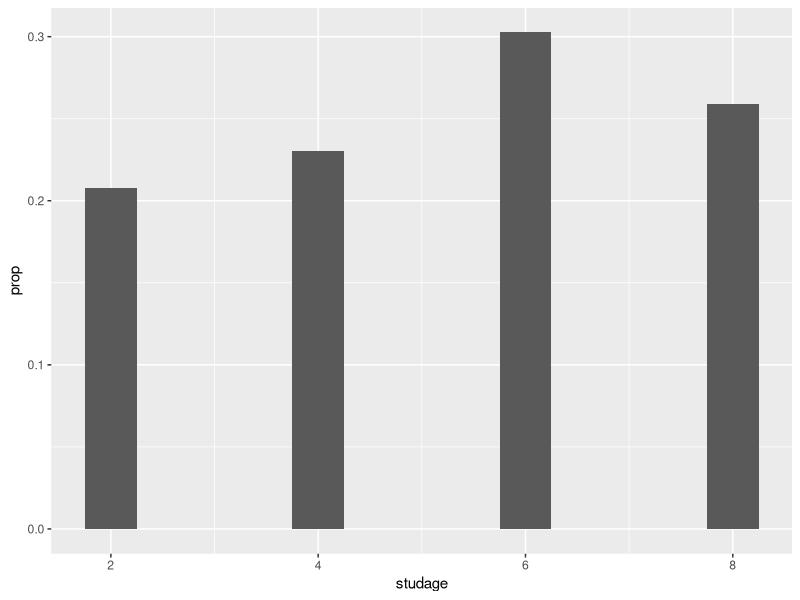
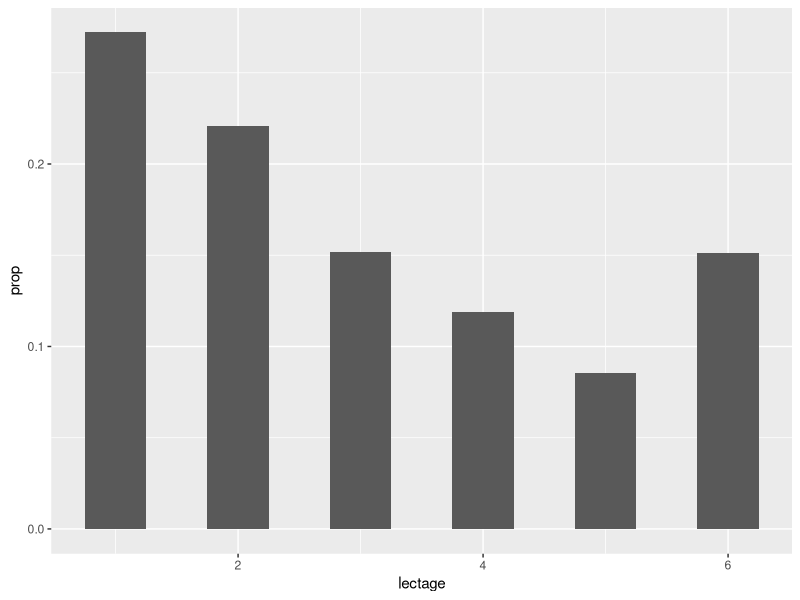
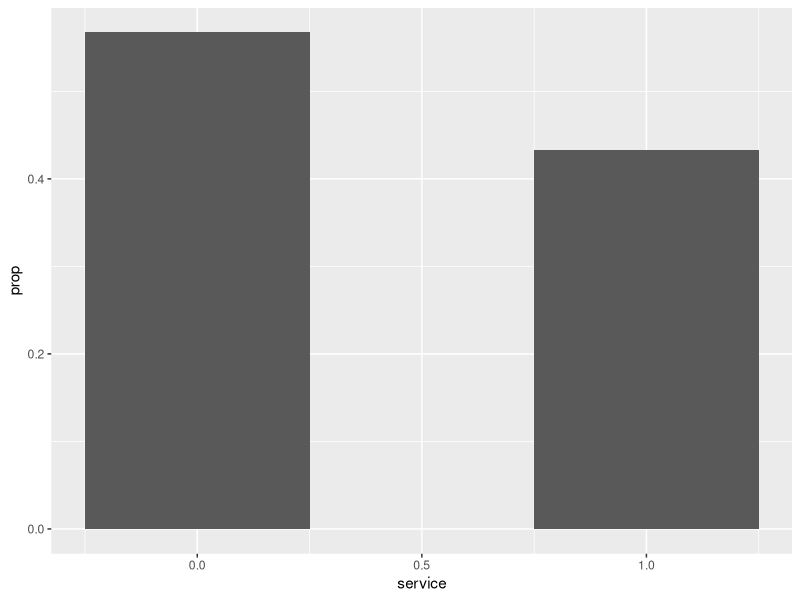
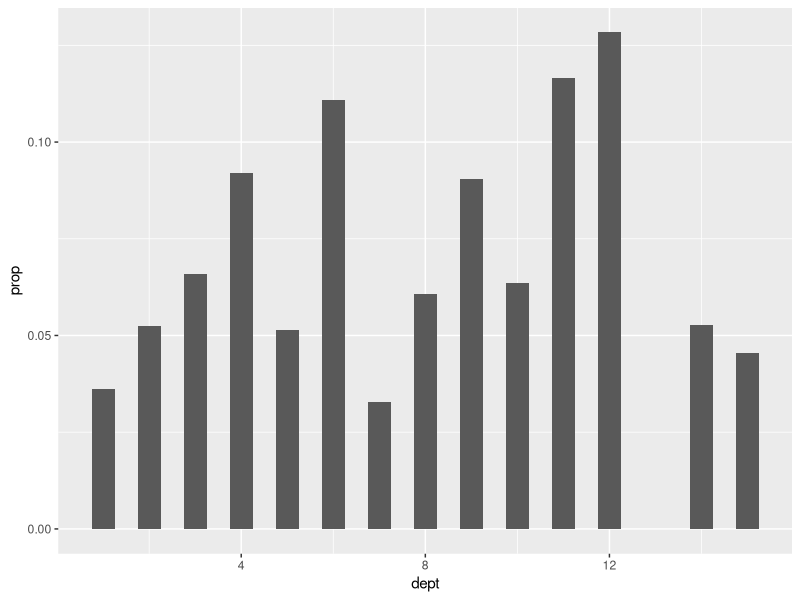
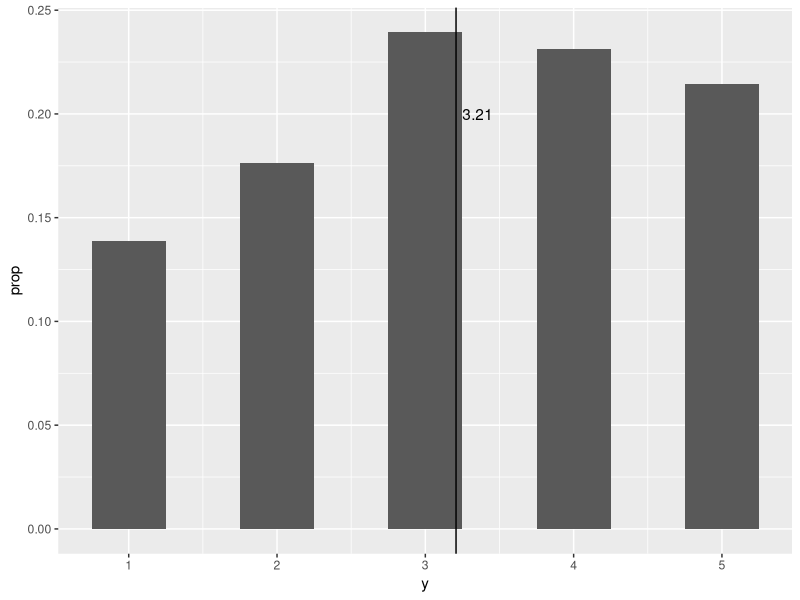
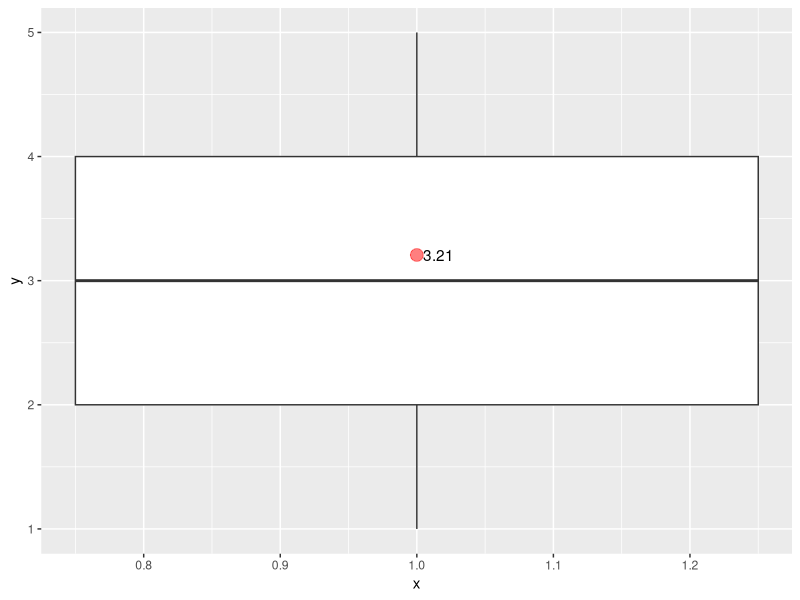
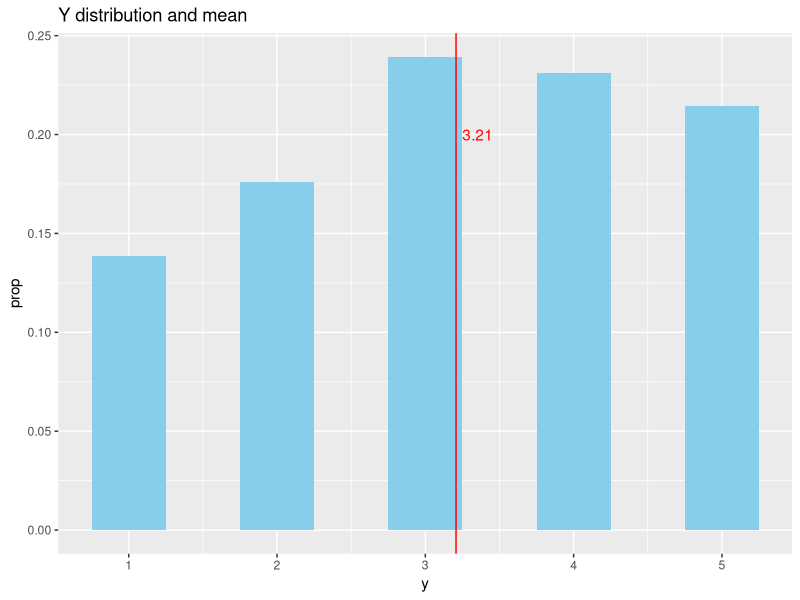
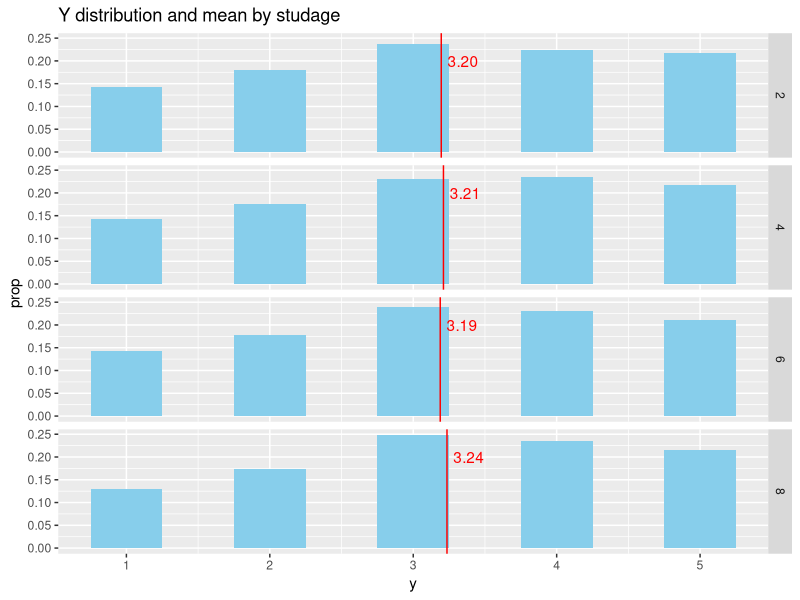

Source code (R) for these figures, in order: (Note: this script raises an error after producing the figures.)
#' ---
#' title: Exploration of the insteval dataset
#' author "Bruno Fischer Colonimos"
#' output:
#'     html_document:
#'         number_section: yes
#'         toc: yes
#'         toc_depth: 4
#' ---



#' ***********************************
#'
#' ```{r setup, include=FALSE}
#' knitr::opts_chunk$set(echo = TRUE)
#' ```
#'

setwd("InstEval2")

suppressPackageStartupMessages(library(ggplot2))
suppressPackageStartupMessages(library(dplyr))



# load data
# ===========
df <- read.csv(file = file.path("data", "InstEval.csv"),
               sep = ";", row.names = 1)

head(df)
tail(df)


# Data exploration
# ===============

# Cleaning - remove row with missing values
# ------------------------------

#  detect
sapply(df, function(col) {sum(is.na(col))} )
# remove last row
df <- df[!is.na(df$studage), ]
#  verify
sapply(df, function(col) {sum(is.na(col))} )
tail(df)


# one-variable bar charts
# function
g_bar <- function(varstr, dfr = df) {
        vname <- as.name(varstr)
        ggplot(data = dfr, aes_(vname)) +
                geom_bar( aes(y = ..prop..), width = 0.5)
}
# actual
g_bar("studage")
g_bar("lectage")
g_bar("service")
g_bar("dept")


g_bar("y") +
        geom_vline(xintercept = mean(df$y)) +
        geom_text(data = data.frame(mean_y = mean(df$y)),
                  aes(x = mean_y, y = .2, label = format(mean_y, digits = 3)),
                  hjust = -.2)


# y with boxplot

ggplot(data = df, aes(x = 1, y = y)) + geom_boxplot( width = 0.5) +
  geom_point(data = data.frame(mean_y = mean(df$y)), aes(y = mean_y), size = 4, color = "red", alpha = .5 ) +
  geom_text(data = data.frame(mean_y = mean(df$y)), aes(y = mean_y, label = format(mean_y, digits = 3)),
            hjust = -.2)


# ==============================================================================================
# comparing barplots


# facets with string aguments
myfacet <- function(row = ".", col = "."){
  fmla <- as.formula(paste0(row, " ~ ", col))
  facet_grid(fmla)
}


ybar_by <- function(vrow = "." , vcol = ".",
                    colfill="skyblue",
                    meansize = 4, meandigits = 3, meancolor = "red",
                    labheight = .2, labjust = -.2) {
        # missing arguments
        mvrow <- missing(vrow)
        mvcol <- missing(vcol)
        condpresent <- 2 - (as.integer(mvrow) + as.integer(mvcol))
        # compute the means by groups ----------

        # function for grouping dataframes
        groupif <- function(dframe, vrow, vcol, mvrow, mvcol) {
                rowvar <- as.name(vrow)
                colvar <- as.name(vcol)
                if (!mvrow & ! mvcol) {
                        group_by_(dframe, rowvar, colvar)
                } else if (!mvrow) {
                        group_by_(dframe, rowvar)
                } else if (!mvcol) {
                        group_by_(dframe, colvar)
                } else {
                        dframe
                }
        }

        # compute dataframe of conditional means
        mean_y_df <- df %>%
                groupif(vrow, vcol, mvrow, mvcol ) %>%
                summarise(mean_y = mean(y))

        # make the ggplot
        plot <- ggplot(data = df, aes(y)) +
                geom_bar( aes(y = ..prop..), width = 0.5, fill = colfill) +
                geom_vline(data = mean_y_df, aes(xintercept = mean_y), color = meancolor) +
                geom_text(data = mean_y_df, aes(x = mean_y, y = labheight, label = format(mean_y, digits = meandigits)),
                          color = meancolor, hjust = labjust)


        # + myfacet(vrow, vcol)

        if (!mvrow | !mvcol) {
                plot <- plot + myfacet(row = vrow, col = vcol)
        }

        # add title to plot
        if (condpresent <= 0) {
                plot_title <- "Y distribution and mean"
        } else if (condpresent == 1) {
                plot_title <- paste0("Y distribution and mean by ", ifelse (!mvrow , vrow, vcol)  )
        } else if (condpresent == 2) {
                plot_title <- paste0("Y distribution  and mean by ",  vrow, " and ", vcol)
        } else {
                stop( paste0("Error in ybar-by2: bad value for condpresent: ", condpresent) , call. = TRUE )
        }

        # return plot
        plot + labs(title = plot_title)

}

# -----------------------------------------------------------------------------------------
#  apply
ybar_by()
ybar_by("studage")
ybar_by("lectage")
ybar_by("service")
ybar_by("dept")


ybar_by("lectage", "studage")

ybar_by("studage", "service")
ybar_by("studage")
ybar_by(, "service")
ybar_by("service")
ybar_by("dept", "service") # evidence of interaction


# ========================================================================================================
# comparing boxplots



ybox_by <- function(vx, vrow = "." , vcol = "." ,
                    meansize = 4, meandigits = 3, meancolor = "red",
                    labheight = .2, labjust = -.2) { # all args = strings
        # missing arguments
        mvrow <- missing(vrow)
        mvcol <- missing(vcol)
        condpresent <- 2 - (as.integer(mvrow) + as.integer(mvcol))

        # preparation for circomventing nse
        xn <- as.name(vx)
        yn <- as.name("y")
        # compute the means by groups ----------

        # function for grouping dataframes
        groupif3 <- function(dframe, vx, vrow, vcol, mvrow, mvcol) {
                xvar <- as.name(vx)
                rowvar <- as.name(vrow)
                colvar <- as.name(vcol)
                if (!mvrow & ! mvcol) {
                        group_by_(dframe, xvar, rowvar, colvar)
                } else if (!mvrow) {
                        group_by_(dframe, xvar, rowvar)
                } else if (!mvcol) {
                        group_by_(dframe, xvar, colvar)
                } else {
                        group_by_(dframe, xvar)
                }
        }

        # compute dataframe of conditional means
        mean_y_df <- df %>%
                groupif3(vx, vrow, vcol, mvrow, mvcol ) %>%
                summarise(mean_y = mean(y))

        # make the ggplot

        plot <- ggplot(data = df,
                       aes_(xn, yn, group = xn) ) +
                geom_boxplot(width = 0.5, varwidth = TRUE) +
                geom_point(data = mean_y_df, aes(y = mean_y), size = meansize, color = meancolor, alpha = .5 ) +
                geom_line(data = mean_y_df, aes_(xn, quote(mean_y), group = 1), color = meancolor) +
                geom_text(data = mean_y_df, aes(y = mean_y, label = format(mean_y, digits = meandigits)),
                          hjust = labjust) # + geom_smooth(aes_(xn, yn), method = "lm")

        if (!mvrow | !mvcol) {
                plot <- plot + myfacet(row = vrow, col = vcol)
        }



        # add title to plot
        if (condpresent <= 0) {
                plot_title <- paste0("Y distribution and mean by ", vx)
        } else if (condpresent == 1) {
                plot_title <- paste0("Y distribution and mean by ", vx, " and ", ifelse (!mvrow , vrow, vcol)  )
        } else if (condpresent == 2) {
                plot_title <- paste0("Y distribution  and mean by ", vx, " and ",  vrow, " and ", vcol)
        } else {
                stop( paste0("Error in ybar-by2: bad value for condpresent: ", condpresent) , call. = TRUE )
        }

        # return plot
        plot  + labs(title = plot_title)

}


# tests

ybox_by("studage")
ybox_by("lectage")
ybox_by("service")
ybox_by("dept")


ybox_by("service", "lectage", meancolor = "blue", meansize = 3)
ybox_by("lectage", "service", meancolor = "blue", meansize = 3)
ybox_by("lectage", "dept", meancolor = "blue", meansize = 3)
ybox_by("lectage", "dept", "service", meancolor = "blue", meansize = 3)



# approaches by the mean:

mdf <- df %>%
        group_by(studage, lectage, service, dept) %>%
        summarise(mean_y = mean(y), cnt = n())

summary(mdf$mean_y)




# graphing regressions ========================================================================


yreg_by <- function(vx, vrow = "." , vcln = ".", vcol = "",
                    linreg = TRUE,
                    meansize = 4, meandigits = 3, meancolor = "red",
                    labheight = .2, labjust = -.2) { # all args = strings
        # missing arguments
        mvrow <- missing(vrow)
        mvcln <- missing(vcln)
        mvcol <- missing(vcol)
        condpresent <- 2 - (as.integer(mvrow) + as.integer(mvcln))

        # preparation for circomventing nse
        xn <- as.name(vx)
        yn <- as.name("y")
        if (!mvcol) {vcol_n <- as.name(vcol)}
        # compute the means by groups ----------

        # function for grouping dataframes
        groupif3 <- function(dframe, vx, vrow, vcln, mvrow, mvcln) {
                xvar <- as.name(vx)
                rowvar <- as.name(vrow)
                clnvar <- as.name(vcln)
                if (!mvrow & ! mvcln) {
                        group_by_(dframe, xvar, rowvar, clnvar)
                } else if (!mvrow) {
                        group_by_(dframe, xvar, rowvar)
                } else if (!mvcln) {
                        group_by_(dframe, xvar, clnvar)
                } else {
                        group_by_(dframe, xvar)
                }
        }

        # compute dataframe of conditional means
        mean_y_df <- df %>%
                groupif3(vx, vrow, vcln, mvrow, mvcln ) %>%
                summarise(mean_y = mean(y))


        # make the ggplot
        # base
        if (mvcol) {
              plot <- ggplot(data = df, aes_(xn, yn) )
        } else {
                plot <- ggplot(data = df, aes_(xn, yn, color = vcol_n) )
        }
        # more components
        plot <- plot +
                geom_boxplot(aes_(group = xn), width = 0.5, varwidth = TRUE) +
                geom_point(data = mean_y_df, aes(y = mean_y), size = meansize, color = meancolor, alpha = .5 ) +
                geom_line(data = mean_y_df, aes_(xn, quote(mean_y), group = 1), color = meancolor) +
                geom_text(data = mean_y_df, aes(y = mean_y, label = format(mean_y, digits = meandigits)),
                          hjust = labjust)
        # dbug
        # print(plot)
        if (linreg) {
                plot <- plot + geom_smooth(# aes_(xn, yn),
                                           method = "lm")
        }

        if (!mvrow | !mvcln) {
                plot <- plot + myfacet(row = vrow, col = vcln)
        }



        # add title to plot
        if (condpresent <= 0) {
                plot_title <- paste0("Y distribution and mean by ", vx)
        } else if (condpresent == 1) {
                plot_title <- paste0("Y distribution and mean by ", vx, " and ", ifelse (!mvrow , vrow, vcln)  )
        } else if (condpresent == 2) {
                plot_title <- paste0("Y distribution  and mean by ", vx, " and ",  vrow, " and ", vcln)
        } else {
                stop( paste0("Error in ybar-by2: bad value for condpresent: ", condpresent) , call. = TRUE )
        }

        # return plot
        plot  + labs(title = plot_title)

}


# application

yreg_by("studage")
yreg_by("lectage")
yreg_by("service")
yreg_by("dept")


ybox_by("service", "lectage", meancolor = "blue", meansize = 3)

yreg_by("lectage", "service") #===========================================
yreg_by("lectage", vcol = "service") ######################

yreg_by("lectage", "dept")
yreg_by("lectage", vcol = "dept") #################
yreg_by("lectage", "dept", "service", meansize = 3)

